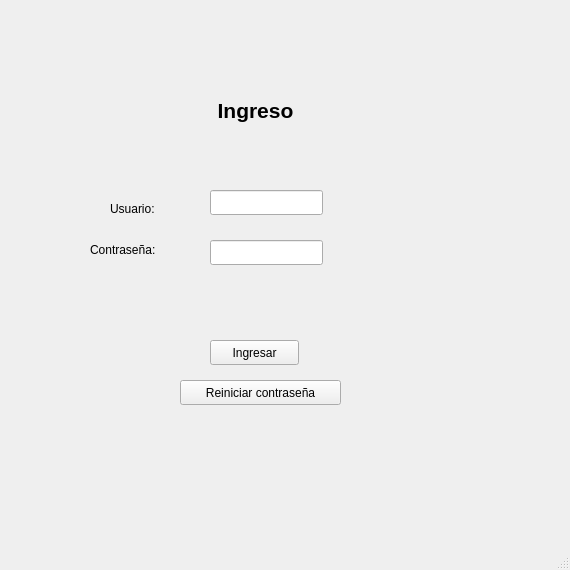
<?xml version="1.0" encoding="UTF-8"?>
<ui version="4.0">
 <class>MainWindow</class>
 <widget class="QMainWindow" name="MainWindow">
  <property name="geometry">
   <rect>
    <x>0</x>
    <y>0</y>
    <width>570</width>
    <height>570</height>
   </rect>
  </property>
  <property name="windowTitle">
   <string>MainWindow</string>
  </property>
  <widget class="QWidget" name="centralwidget">
   <widget class="QPushButton" name="ingresar">
    <property name="geometry">
     <rect>
      <x>210</x>
      <y>340</y>
      <width>89</width>
      <height>25</height>
     </rect>
    </property>
    <property name="text">
     <string>Ingresar</string>
    </property>
   </widget>
   <widget class="QPushButton" name="reiniciarContrasena">
    <property name="geometry">
     <rect>
      <x>180</x>
      <y>380</y>
      <width>161</width>
      <height>25</height>
     </rect>
    </property>
    <property name="text">
     <string>Reiniciar contraseña</string>
    </property>
   </widget>
   <widget class="QLabel" name="label">
    <property name="geometry">
     <rect>
      <x>210</x>
      <y>90</y>
      <width>91</width>
      <height>41</height>
     </rect>
    </property>
    <property name="font">
     <font>
      <pointsize>16</pointsize>
      <bold>true</bold>
     </font>
    </property>
    <property name="text">
     <string>Ingreso</string>
    </property>
    <property name="textFormat">
     <enum>Qt::PlainText</enum>
    </property>
    <property name="alignment">
     <set>Qt::AlignCenter</set>
    </property>
   </widget>
   <widget class="QLabel" name="label_2">
    <property name="geometry">
     <rect>
      <x>110</x>
      <y>200</y>
      <width>67</width>
      <height>17</height>
     </rect>
    </property>
    <property name="text">
     <string>Usuario:</string>
    </property>
   </widget>
   <widget class="QLabel" name="label_3">
    <property name="geometry">
     <rect>
      <x>90</x>
      <y>240</y>
      <width>91</width>
      <height>20</height>
     </rect>
    </property>
    <property name="text">
     <string>Contraseña:</string>
    </property>
   </widget>
   <widget class="QLineEdit" name="usuario">
    <property name="geometry">
     <rect>
      <x>210</x>
      <y>190</y>
      <width>113</width>
      <height>25</height>
     </rect>
    </property>
   </widget>
   <widget class="QLineEdit" name="contrasena">
    <property name="geometry">
     <rect>
      <x>210</x>
      <y>240</y>
      <width>113</width>
      <height>25</height>
     </rect>
    </property>
    <property name="inputMask">
     <string/>
    </property>
    <property name="echoMode">
     <enum>QLineEdit::Password</enum>
    </property>
   </widget>
  </widget>
  <widget class="QMenuBar" name="menubar">
   <property name="geometry">
    <rect>
     <x>0</x>
     <y>0</y>
     <width>570</width>
     <height>22</height>
    </rect>
   </property>
  </widget>
  <widget class="QStatusBar" name="statusbar"/>
 </widget>
 <resources/>
 <connections/>
</ui>
